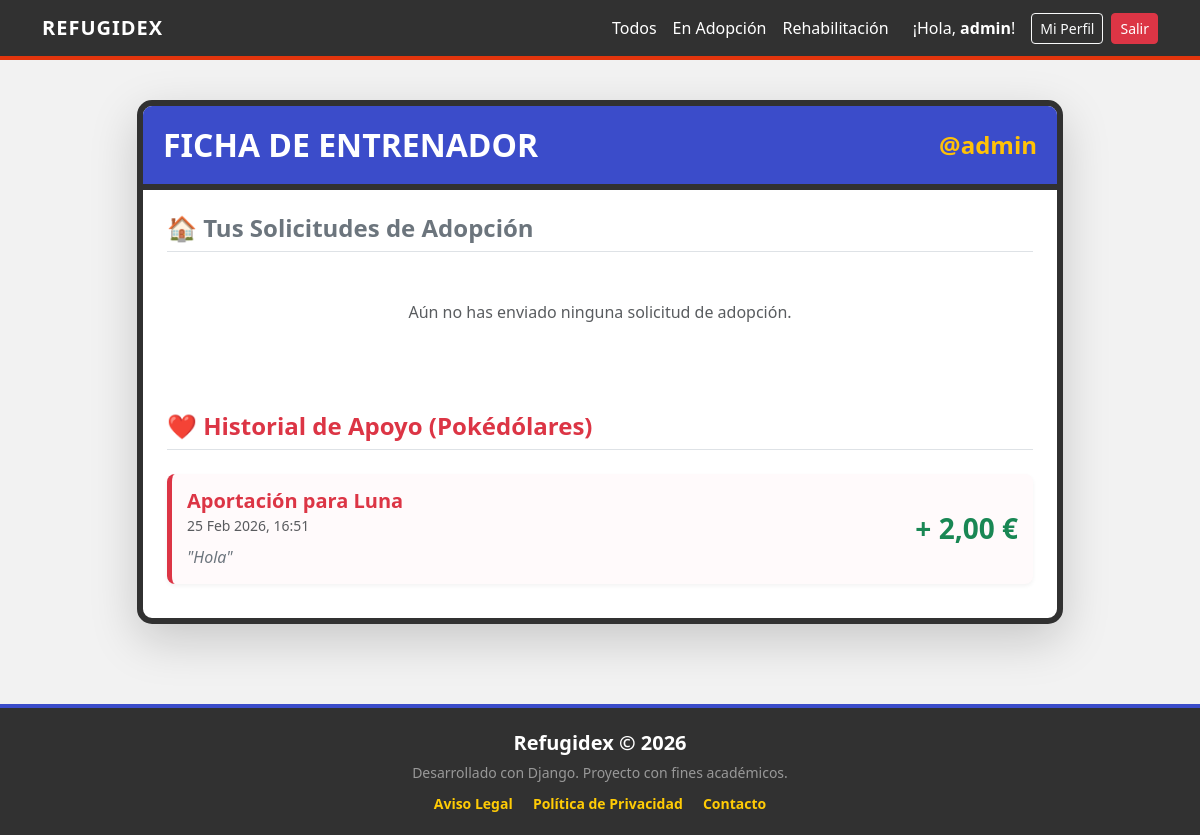
The page /mi-perfil/ (signed in) on the database as committed earlier.
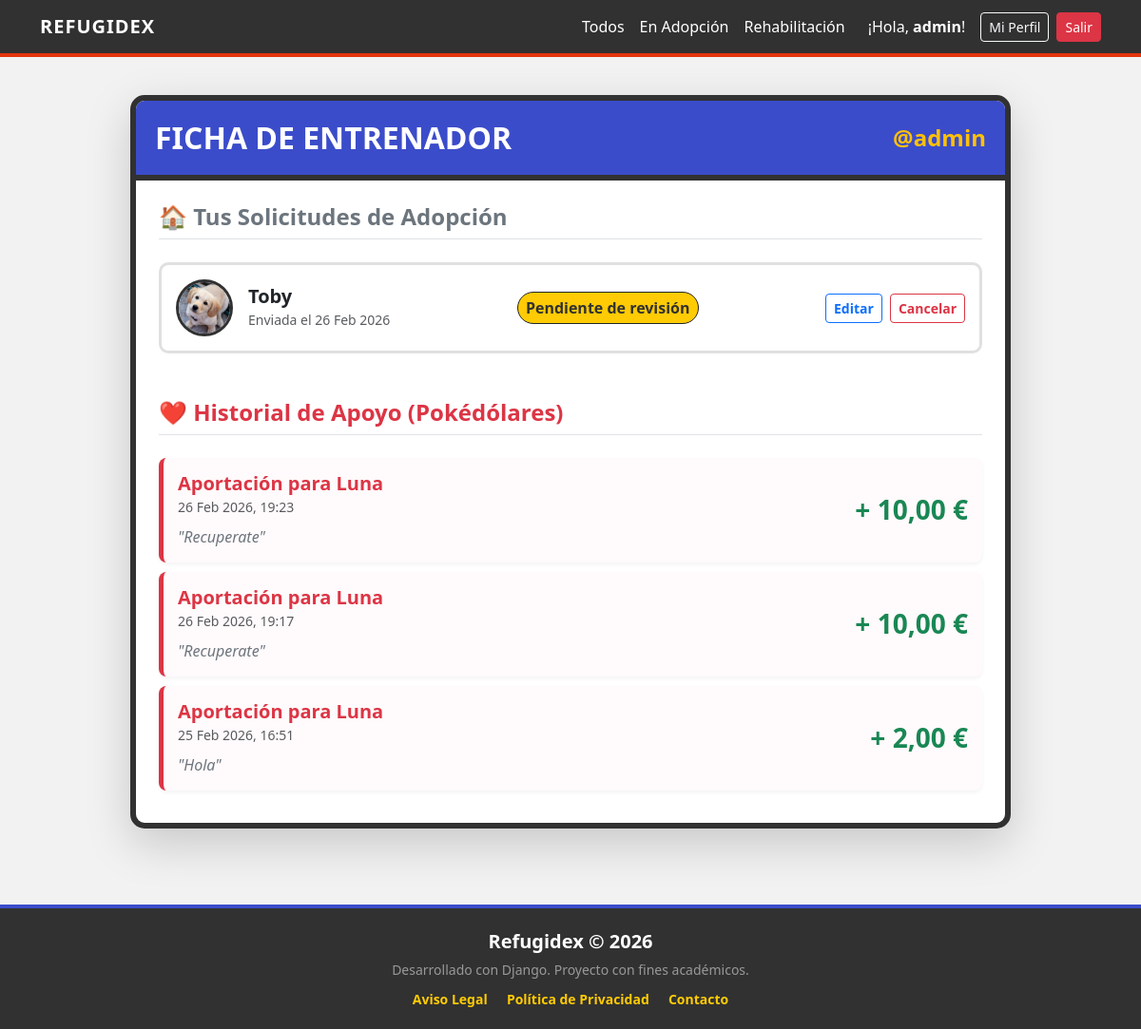
The same page on the database as committed later.
### refugio/models.py (models this page shows, shortened)
class Donacion(models.Model):
    usuario = models.ForeignKey(User, on_delete=models.CASCADE)
    animal = models.ForeignKey(Animal, on_delete=models.CASCADE)
    cantidad = models.DecimalField(max_digits=6, decimal_places=2, verbose_name="Cantidad a donar (€)")
    mensaje = models.TextField(blank=True, help_text="Déjale un mensaje de ánimo (Opcional).")
    fecha_donacion = models.DateTimeField(auto_now_add=True)

class Animal(models.Model):
    OPCIONES_ESTADO = [
        ('ADOPCION', 'En Adopción'),
        ('REHAB', 'En Rehabilitación'),
        ('ADOPTADO', 'Adoptado'),
    ]
    nombre = models.CharField(max_length=100)
    especie = models.ForeignKey(Especie, on_delete=models.RESTRICT)
    rasgos = models.ManyToManyField(Rasgo, blank=True)
    foto = models.ImageField(upload_to='animales/', null=True, blank=True)
    fecha_nacimiento = models.DateField(null=True, blank=True)
    historia = models.TextField()
    estado = models.CharField(max_length=10, choices=OPCIONES_ESTADO, default='ADOPCION')

class SolicitudAdopcion(models.Model):
    ESTADOS_SOLICITUD = [
        ('PENDIENTE', 'Pendiente de revisión'),
        ('APROBADA', 'Aprobada'),
        ('RECHAZADA', 'Rechazada'),
    ]
    VIVIENDA_CHOICES = [
        ('PISO', 'Piso / Apartamento'),
        ('CASA', 'Casa con jardín / Adosado'),
        ('FINCA', 'Finca / Terreno rústico'),
    ]
    usuario = models.ForeignKey(User, on_delete=models.CASCADE)
    animal = models.ForeignKey(Animal, on_delete=models.CASCADE)
    telefono = models.CharField(max_length=15, default="")
    tipo_vivienda = models.CharField(max_length=20, choices=VIVIENDA_CHOICES, default='PISO')
    experiencia_previa = models.BooleanField(default=False, verbose_name="¿Tienes experiencia previa?")
    otras_mascotas = models.BooleanField(default=False, verbose_name="¿Tienes otras mascotas?")
    horas_solitario = models.IntegerField(default=0, help_text="¿Cuántas horas al día pasará solo?")
    motivo = models.TextField(help_text="Explica por qué serías un buen entrenador para este animal.")
    fecha_solicitud = models.DateTimeField(auto_now_add=True)
    estado = models.CharField(max_length=20, choices=ESTADOS_SOLICITUD, default='PENDIENTE')

### refugio/views.py (the view)
# urls.py: path('mi-perfil/', views.mi_perfil, name='mi_perfil'),
@login_required
def mi_perfil(request):
    solicitudes = SolicitudAdopcion.objects.filter(usuario=request.user).order_by('-fecha_solicitud')
    donaciones = Donacion.objects.filter(usuario=request.user).order_by('-fecha_donacion')
    return render(request, 'refugio/perfil.html', {'solicitudes': solicitudes, 'donaciones': donaciones})

### refugio/templates/refugio/perfil.html (shortened to what this page needs)
{% extends 'refugio/base.html' %}
{% block content %}
<div class="row justify-content-center mt-3">
    <div class="col-lg-10">
        <div class="trainer-card shadow-lg">
            <div class="trainer-header d-flex justify-content-between align-items-center">
                <h2 class="m-0 fw-bold">FICHA DE ENTRENADOR</h2>
                <span class="fs-4 fw-bold text-warning">@{{ user.username }}</span>
            </div>
            <div class="p-4">
                <h4 class="fw-bold text-secondary mb-4 border-bottom pb-2">🏠 Tus Solicitudes de Adopción</h4>
                {% if solicitudes %}
                    {% for solicitud in solicitudes %}
                        <div class="request-item d-flex align-items-center justify-content-between flex-wrap gap-3">
                            <div class="d-flex align-items-center gap-3">
                                {% if solicitud.animal.foto %}
                                    <img src="{{ solicitud.animal.foto.url }}" class="animal-thumb" alt="{{ solicitud.animal.nombre }}">
                                {% else %}
                                    <div class="animal-thumb bg-secondary d-flex justify-content-center align-items-center text-white fw-bold">?</div>
                                {% endif %}
                                <div>
                                    <h5 class="fw-bold m-0">{{ solicitud.animal.nombre }}</h5>
                                    <small class="text-muted">Enviada el {{ solicitud.fecha_solicitud|date:"d M Y" }}</small>
                                </div>
                            </div>
                            <div class="text-center">
                                <span class="badge badge-estado-{{ solicitud.estado }} fs-6 p-2 rounded-pill border border-dark">
                                    {{ solicitud.get_estado_display }}
                                </span>
                            </div>
                            <div class="d-flex gap-2">
                                {% if solicitud.estado == 'PENDIENTE' %}
                                    <a href="{% url 'editar_solicitud' solicitud.id %}" class="btn btn-sm btn-outline-primary fw-bold">Editar</a>
                                    <a href="{% url 'cancelar_solicitud' solicitud.id %}" class="btn btn-sm btn-outline-danger fw-bold">Cancelar</a>
                                {% else %}
                                    <span class="text-muted small fw-bold">No modificable</span>
                                {% endif %}
                            </div>
                        </div>
                    {% endfor %}
                {% else %}
                    <div class="text-center py-4 mb-4">
                        <p class="text-muted">Aún no has enviado ninguna solicitud de adopción.</p>
                    </div>
                {% endif %}
                <h4 class="fw-bold text-danger mb-4 mt-5 border-bottom pb-2">❤️ Historial de Apoyo (Pokédólares)</h4>
                {% if donaciones %}
                    {% for donacion in donaciones %}
                        <div class="donacion-item d-flex justify-content-between align-items-center flex-wrap">
                            <div>
                                <h5 class="fw-bold text-danger m-0">Aportación para {{ donacion.animal.nombre }}</h5>
                                <small class="text-muted">{{ donacion.fecha_donacion|date:"d M Y, H:i" }}</small>
                                {% if donacion.mensaje %}
                                    <p class="fst-italic text-secondary mt-2 mb-0">"{{ donacion.mensaje }}"</p>
                                {% endif %}
                            </div>
                            <div>
                                <h3 class="fw-bold text-success m-0">+ {{ donacion.cantidad }} €</h3>
                            </div>
                        </div>
                    {% endfor %}
                {% else %}
                    <div class="text-center py-4">
                        <p class="text-muted">Aún no has realizado ninguna donación para animales en rehabilitación.</p>
                    </div>
                {% endif %}
            </div>
        </div>
    </div>
</div>
{% endblock %}

### refugio/templates/refugio/base.html (shortened to what this page needs)
{% load static %}
<!DOCTYPE html>
<html lang="es">
<head>
    <link href="https://cdn.jsdelivr.net/npm/bootstrap@5.3.0/dist/css/bootstrap.min.css" rel="stylesheet">
    <link href="https://cdn.jsdelivr.net/npm/sweetalert2@11.7.3/dist/sweetalert2.min.css" rel="stylesheet">
</head>
<body>
    <nav class="navbar navbar-expand-lg navbar-dark mb-4">
        <div class="container">
            <a class="navbar-brand" href="{% url 'home' %}">REFUGIDEX</a>
            <div class="collapse navbar-collapse" id="navbarNav">
                <ul class="navbar-nav ms-auto align-items-center">
                    <li class="nav-item"><a class="nav-link" href="{% url 'lista_animales' %}">Todos</a></li>
                    <li class="nav-item"><a class="nav-link" href="{% url 'lista_animales' %}?estado=ADOPCION">En Adopción</a></li>
                    <li class="nav-item"><a class="nav-link" href="{% url 'lista_animales' %}?estado=REHAB">Rehabilitación</a></li>
                    {% if user.is_authenticated %}
                        <li class="nav-item ms-3">
                            <span class="text-white me-3">¡Hola, <b>{{ user.username }}</b>!</span>
                        </li>
                        <li class="nav-item">
                            <a class="btn btn-outline-light btn-sm me-2" href="{% url 'mi_perfil' %}">Mi Perfil</a>
                        </li>
                        <li class="nav-item">
                            <form method="post" action="{% url 'logout' %}" class="d-inline">
                                <button type="submit" class="btn btn-danger btn-sm">Salir</button>
                            </form>
                        </li>
                    {% endif %}
                </ul>
            </div>
        </div>
    </nav>
    <div class="container main-content">
        {% block content %}{% endblock %}
    </div>
    <footer class="site-footer mt-5">
        <div class="container text-center">
            <p class="mb-1 fw-bold fs-5">Refugidex © 2026</p>
            <p class="text-white-50 small mb-2">Desarrollado con Django. Proyecto con fines académicos.</p>
            <div>
                <a href="#" class="me-3 small">Aviso Legal</a>
                <a href="#" class="me-3 small">Política de Privacidad</a>
                <a href="#" class="small">Contacto</a>
            </div>
        </div>
    </footer>
</body>
</html>

### refugio/templates/refugio/base.html (style rules this page uses)
html, body { height: 100%; margin: 0; display: flex; flex-direction: column; }
body { background-color: #f2f2f2; font-family: 'Segoe UI', sans-serif; }
.main-content { flex: 1; }
.navbar { background-color: #313131; border-bottom: 4px solid #e3350d; }
.navbar-brand { color: white !important; font-weight: bold; letter-spacing: 1px; }
.nav-link { color: #fff !important; }
.site-footer { background-color: #313131; color: white; padding: 20px 0; border-top: 4px solid #3b4cca; margin-top: auto; }
.site-footer a { color: #ffcb05; text-decoration: none; font-weight: bold; }

### refugio/templates/refugio/perfil.html (style rules this page uses)
.trainer-card { border: 6px solid #313131; border-radius: 15px; background: white; overflow: hidden; margin-bottom: 2rem; }
.trainer-header { background-color: #3b4cca; color: white; padding: 20px; border-bottom: 6px solid #313131; }
.request-item { border: 3px solid #e0e0e0; border-radius: 10px; padding: 15px; margin-bottom: 15px; transition: 0.2s; }
.animal-thumb { width: 60px; height: 60px; object-fit: cover; border-radius: 50%; border: 3px solid #313131; }
.badge-estado-PENDIENTE { background-color: #ffcb05; color: #313131; }
.donacion-item { border-left: 5px solid #dc3545; background-color: #fffafb; padding: 15px; border-radius: 8px; margin-bottom: 10px; box-shadow: 0 2px 4px rgba(0,0,0,0.05); }

Rows that differ between the two databases and show on the page:
added SolicitudAdopcion: animal.foto (picture), animal.nombre "Toby", fecha_solicitud "26 Feb 2026", estado "Pendiente de revisión", shows "Editar"
added Donacion: animal.nombre "Luna", fecha_donacion "26 Feb 2026, 19:23", mensaje "Recuperate", cantidad "10,00"
added Donacion: animal.nombre "Luna", fecha_donacion "26 Feb 2026, 19:17", mensaje "Recuperate", cantidad "10,00"
Other text that changed with them:
text no longer shown: "Aún no has enviado ninguna solicitud de adopción."
